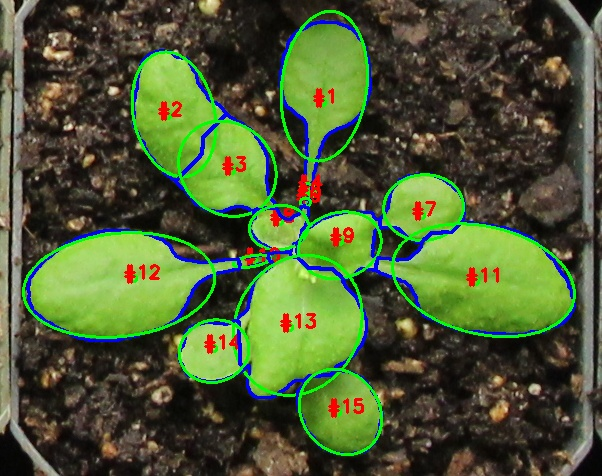
#> input picture sample_data/16C-tray1-2018-07-11/02/02_curv.JPG, 602 x 476 px
$ python -i color_seg.py   (imports and definitions only)   (older library calls are emulated)
#> lines starting #> are read from the running program, lines starting #| are printed output that depends on the picture
'''
Name: color_segmentation.py

Version: 1.0

Summary: K-means color clustering based segmentation. This is achieved
         by converting the source image to a desired color space and
         running K-means clustering on only the desired channels,
         with the pixels being grouped into a desired number
    of clusters.

Author: suxing liu

Author-email: suxingliu@gmail.com

Created: 2018-09-29

USAGE:

python color_seg.py -p /home/suxingliu/plant-image-analysis/test/ -ft JPG


'''

# import the necessary packages
import os
import glob
import argparse
from sklearn.cluster import KMeans

from skimage.feature import peak_local_max
from skimage.morphology import watershed, medial_axis
from skimage import img_as_float, img_as_ubyte, img_as_bool, img_as_int
from skimage import measure

from scipy.spatial import distance as dist
from scipy import optimize
from scipy import ndimage

import numpy as np
import argparse
import cv2

import matplotlib.pyplot as plt
import matplotlib.patches as mpatches

import warnings
# [1 line not run here, left out]

import concurrent.futures
import multiprocessing
from multiprocessing import Pool
from contextlib import closing

MBFACTOR = float(1<<20)


# generate foloder to store the output results
def mkdir(path):
    # import module
    import os

    # remove space at the beginning
    path=path.strip()
    # remove slash at the end
    path=path.rstrip("\\")

    # path exist?   # True  # False
    isExists=os.path.exists(path)

    # process
    if not isExists:
        # construct the path and folder
        #print path + ' folder constructed!'
        # make dir
        os.makedirs(path)
        return True
    else:
        # if exists, return
        #print path+' path exists!'
        return False


# [64 lines left out: function color_cluster_seg, not called in this run]

'''
def medial_axis_image(thresh):

    #convert an image from OpenCV to skimage
    thresh_sk = img_as_float(thresh)

    image_bw = img_as_bool((thresh_sk))

    image_medial_axis = medial_axis(image_bw)

    return image_medial_axis
'''

# [35 lines left out: function comp_external_contour, not called in this run]

def segmentation(image_file):

    abs_path = os.path.abspath(image_file)

    filename, file_extension = os.path.splitext(image_file)

    file_size = os.path.getsize(image_file)/MBFACTOR

    print("Segmenting image : {0} \n".format(str(filename)))

    # load original image
    image = cv2.imread(image_file)
#> image is the input picture: shape (476, 602, 3); mean B, G, R 52.8, 91.4, 77.4

    img_height, img_width, img_channels = image.shape
#> img_height = 476; img_width = 602; img_channels = 3

    gray = cv2.cvtColor(image, cv2.COLOR_BGR2GRAY)
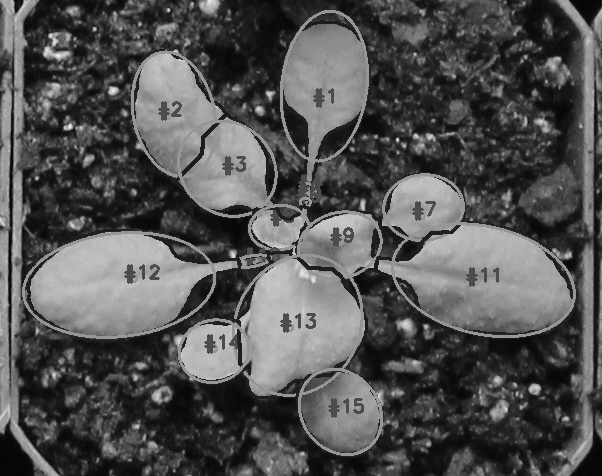
#> gray: shape (476, 602); min 1, max 248, mean 82.8

    # make the folder to store the results
    #current_path = abs_path + '/'
    base_name = os.path.splitext(os.path.basename(filename))[0]
    # save folder construction
    mkpath = os.path.dirname(abs_path) +'/' + base_name
    mkdir(mkpath)
    save_path = mkpath + '/'

    print("results_folder: {0}\n".format(str(save_path)))

    if (file_size > 5.0):
        print("It will take some time due to large file size {0} MB".format(str(int(file_size))))
    else:
        print("Segmenting plant object using automatic color clustering method... ")

    #make backup image
    orig = image.copy()

    #color clustering based plant object segmentation
#> (the run stopped early here; a loop or call above may not have finished)
